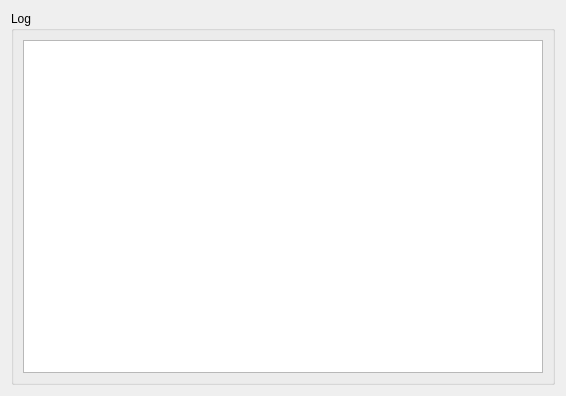
<?xml version="1.0" encoding="UTF-8"?>
<ui version="4.0">
 <class>Eventlog</class>
 <widget class="QWidget" name="Eventlog">
  <property name="geometry">
   <rect>
    <x>0</x>
    <y>0</y>
    <width>566</width>
    <height>396</height>
   </rect>
  </property>
  <property name="windowTitle">
   <string>Log</string>
  </property>
  <property name="windowIcon">
   <iconset resource="resource.qrc">
    <normaloff>:/resource/16x16_ico_png/ico_info.png</normaloff>:/resource/16x16_ico_png/ico_info.png</iconset>
  </property>
  <layout class="QGridLayout" name="gridLayout">
   <item row="0" column="0">
    <widget class="QGroupBox" name="groupBox_6">
     <property name="title">
      <string>Log</string>
     </property>
     <property name="flat">
      <bool>false</bool>
     </property>
     <layout class="QGridLayout" name="gridLayout_9">
      <item row="0" column="0">
       <widget class="QListView" name="listLog">
        <property name="contextMenuPolicy">
         <enum>Qt::CustomContextMenu</enum>
        </property>
       </widget>
      </item>
     </layout>
    </widget>
   </item>
  </layout>
  <action name="actionClearLog">
   <property name="icon">
    <iconset resource="resource.qrc">
     <normaloff>:/resource/16x16_ico_png/ico_trash.png</normaloff>:/resource/16x16_ico_png/ico_trash.png</iconset>
   </property>
   <property name="text">
    <string>Clear</string>
   </property>
   <property name="toolTip">
    <string>Clear log</string>
   </property>
  </action>
 </widget>
 <resources>
  <include location="resource.qrc"/>
 </resources>
 <connections/>
</ui>
